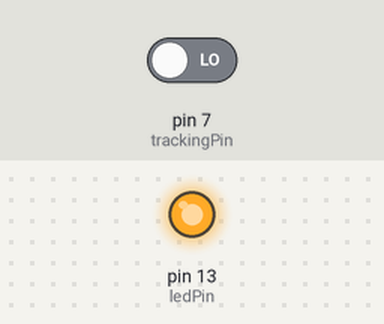
A sketch run on a simulated Arduino Uno, built with avr-gcc and run on an emulated ATmega328P. Parts: output pins drawn as LEDs (lit = HIGH). Inputs (shaded band) come from the test bench; at power-on: pin 7 (trackingPin) LOW.

Above: at 1.2 s.
1.3 s: pin 7 (trackingPin) driven HIGH
At 2.3 s:
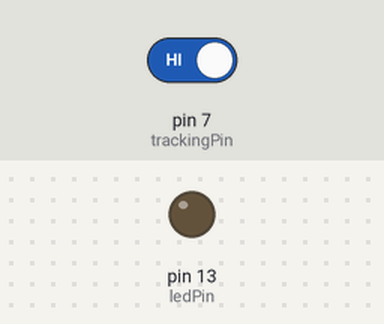
2.8 s: pin 7 (trackingPin) driven LOW
At 3.4 s:
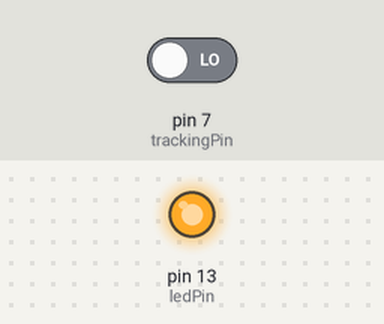
Timing chart, 0 to 5.8 s (numbered marks = the images above; inputs shaded):
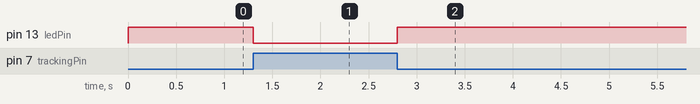

The sketch:

lab8_1.ino
```cpp
/*******************************************
name:IR Tracking Sensor
function: draw two black bold lines on white paper. keep the sensor in between two lines.
If the rays emitted by the sensor encounter the black lines,
the LED attached to pin 13 on the Arduino Uno board will light up; otherwise, it is off.
*****************************************/
const int trackingPin = 7; //the tracking module attach to pin 7
const int ledPin = 13; //pin13 built-in led
void setup()
{
  pinMode(trackingPin, INPUT); // set trackingPin as INPUT
  pinMode(ledPin, OUTPUT);  //set ledPin as OUTPUT
}
void loop()
{
  boolean val = digitalRead(trackingPin); // read the value of tracking module
  if(val == HIGH) //if it is HiGH
  {
    digitalWrite(ledPin, LOW); //turn off the led
  }
  else
  {
    digitalWrite(ledPin, HIGH); //turn on the led
  }
}
```

Measured:
- after the input at 1.3 s, pin 13 (ledPin): HIGH → LOW at once
- after the input at 2.8 s, pin 13 (ledPin): LOW → HIGH at once
